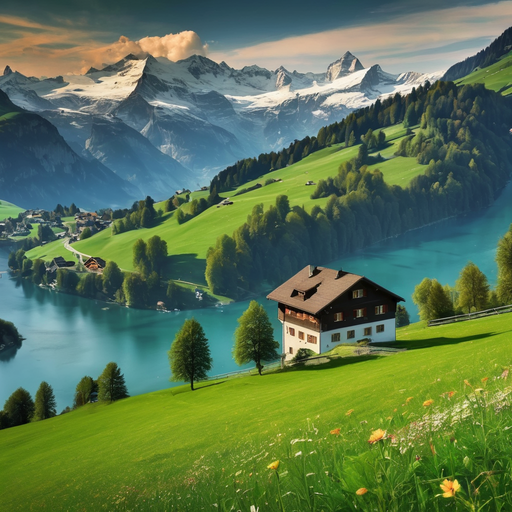
#> input picture TestImage/Image.png, 512 x 512 px
$ python Q4_Answer.py
#> lines starting #> are read from the running program, lines starting #| are printed output that depends on the picture
"""
EG/2019/3774
Weerawanni W.M.C.R.
"""

import cv2
import numpy as np

def calculate_block_average(image, blockSize):
    #Getting image dimensions
    height, width = image.shape[:2]

    #Here calculating the number of blocks considering both height and width
    numHeightBlocks = height // blockSize
    numWidthBlocks = width // blockSize

    #Reshaping the image into blocks
    blocks = (image[:numHeightBlocks * blockSize, :numWidthBlocks * blockSize].reshape
        (numHeightBlocks, blockSize, numWidthBlocks, blockSize, -1))

    #Calculating the average of each block
    blockAverage = np.mean(blocks, axis=(1, 3)).astype(np.uint8)

    #Repeat block averages to get full image
    result = np.repeat(np.repeat(blockAverage, blockSize, axis=0), blockSize, axis=1)

    return result

def main():
    #Here image is reading from the TstImage folder
    FILE_PATH = "TestImage/Image.png"
    #Image is reading as gray image
    img = cv2.imread(FILE_PATH, cv2.IMREAD_GRAYSCALE)
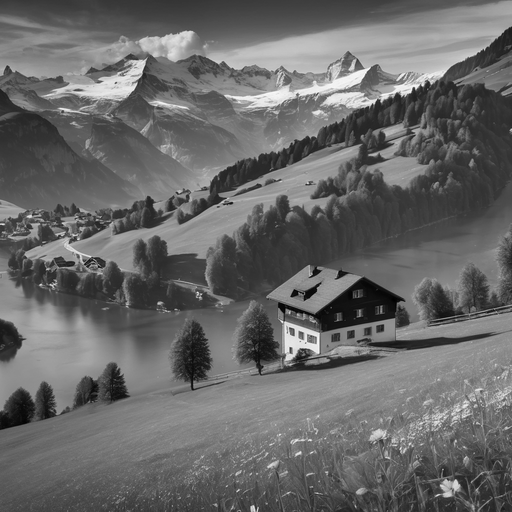
#> img: shape (512, 512); min 0, max 254, mean 104.1

    # Apply block averaging for each block size
    imageAveraged_3x3 = calculate_block_average(img, 3)
#> in calculate_block_average, `blockAverage = np.mean(blocks, axis=(1, 3)).astype(np.uint8)`:
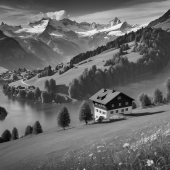
#> blockAverage: shape (170, 170, 1); min 2, max 243, mean 103.9
#> in calculate_block_average, `result = np.repeat(np.repeat(blockAverage, blockSize, axis=0), blockSi..`:
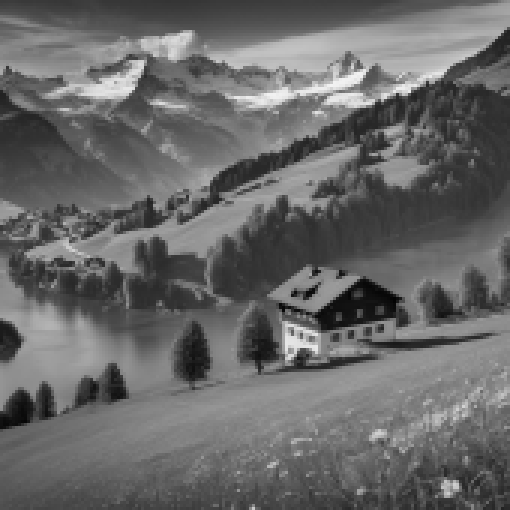
#> result: shape (510, 510, 1); min 2, max 243, mean 103.9
    imageAveraged_5x5 = calculate_block_average(img, 5)
#> call 2 of calculate_block_average, with blockSize = 5
#> in calculate_block_average (call 2), `blockAverage = np.mean(blocks, axis=(1, 3)).astype(np.uint8)`:
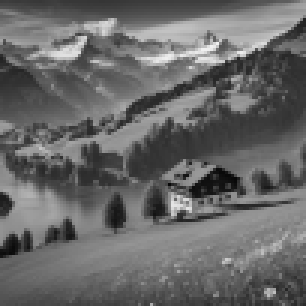
#> blockAverage: shape (102, 102, 1) (shown 3 times larger); min 7, max 240, mean 103.8
#> in calculate_block_average (call 2), `result = np.repeat(np.repeat(blockAverage, blockSize, axis=0), blockSi..`:
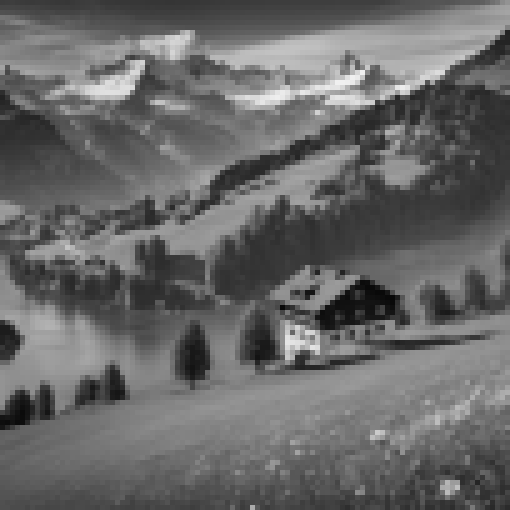
#> result: shape (510, 510, 1); min 7, max 240, mean 103.8
    imageAveraged_7x7 = calculate_block_average(img, 7)
#> call 3 of calculate_block_average, with blockSize = 7
#> in calculate_block_average (call 3), `blockAverage = np.mean(blocks, axis=(1, 3)).astype(np.uint8)`:
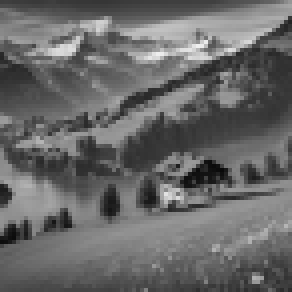
#> blockAverage: shape (73, 73, 1) (shown 4 times larger); min 9, max 239, mean 103.7

    # Here Im saving the filtered images
    cv2.imwrite('Results/Q4/Img_3x3_block_averaged.jpg', imageAveraged_3x3)
    cv2.imwrite('Results/Q4/Img_5x5_block_averaged.jpg', imageAveraged_5x5)
    cv2.imwrite('Results/Q4/Img_7x7_block_averaged.jpg', imageAveraged_7x7)

    # Here Im displaying the reduced image
    cv2.imshow('3x3 block averaged image.jpg', imageAveraged_3x3)
    cv2.imshow('5x5 block averaged image.jpg', imageAveraged_5x5)
    cv2.imshow('7x7 block averaged image.jpg', imageAveraged_7x7)

    cv2.waitKey(0)
    cv2.destroyAllWindows()

if __name__ == "__main__":
    main()
